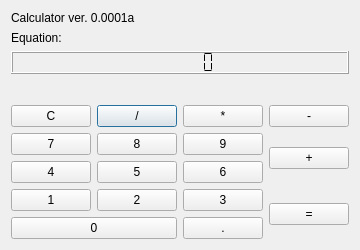
<?xml version="1.0" encoding="UTF-8"?>
<ui version="4.0">
 <class>Dialog</class>
 <widget class="QDialog" name="Dialog">
  <property name="geometry">
   <rect>
    <x>0</x>
    <y>0</y>
    <width>338</width>
    <height>250</height>
   </rect>
  </property>
  <property name="windowTitle">
   <string>Dialog</string>
  </property>
  <layout class="QVBoxLayout" name="verticalLayout">
   <item>
    <widget class="QLabel" name="lblName">
     <property name="text">
      <string>Calculator ver. 0.0001a</string>
     </property>
    </widget>
   </item>
   <item>
    <widget class="QLabel" name="lblEquation">
     <property name="text">
      <string>Equation: </string>
     </property>
    </widget>
   </item>
   <item>
    <widget class="QLCDNumber" name="lcdAnswer">
     <property name="font">
      <font>
       <weight>75</weight>
       <bold>true</bold>
      </font>
     </property>
     <property name="layoutDirection">
      <enum>Qt::LeftToRight</enum>
     </property>
     <property name="lineWidth">
      <number>1</number>
     </property>
     <property name="midLineWidth">
      <number>0</number>
     </property>
     <property name="smallDecimalPoint">
      <bool>true</bool>
     </property>
     <property name="digitCount">
      <number>6</number>
     </property>
     <property name="segmentStyle">
      <enum>QLCDNumber::Flat</enum>
     </property>
     <property name="value" stdset="0">
      <double>0.000000000000000</double>
     </property>
     <property name="intValue" stdset="0">
      <number>0</number>
     </property>
    </widget>
   </item>
   <item>
    <spacer name="verticalSpacer">
     <property name="orientation">
      <enum>Qt::Vertical</enum>
     </property>
     <property name="sizeHint" stdset="0">
      <size>
       <width>20</width>
       <height>40</height>
      </size>
     </property>
    </spacer>
   </item>
   <item>
    <layout class="QGridLayout" name="gridLayout">
     <item row="0" column="1">
      <widget class="QPushButton" name="btnDivide">
       <property name="text">
        <string>/</string>
       </property>
      </widget>
     </item>
     <item row="0" column="2">
      <widget class="QPushButton" name="btnMultiply">
       <property name="text">
        <string>*</string>
       </property>
      </widget>
     </item>
     <item row="0" column="3">
      <widget class="QPushButton" name="btnMinus">
       <property name="text">
        <string>-</string>
       </property>
      </widget>
     </item>
     <item row="1" column="0">
      <widget class="QPushButton" name="btnSeven">
       <property name="text">
        <string>7</string>
       </property>
      </widget>
     </item>
     <item row="1" column="1">
      <widget class="QPushButton" name="btnEigth">
       <property name="text">
        <string>8</string>
       </property>
      </widget>
     </item>
     <item row="1" column="2">
      <widget class="QPushButton" name="btnNine">
       <property name="text">
        <string>9</string>
       </property>
      </widget>
     </item>
     <item row="2" column="0">
      <widget class="QPushButton" name="btnFour">
       <property name="text">
        <string>4</string>
       </property>
      </widget>
     </item>
     <item row="2" column="1">
      <widget class="QPushButton" name="btnFive">
       <property name="text">
        <string>5</string>
       </property>
      </widget>
     </item>
     <item row="2" column="2">
      <widget class="QPushButton" name="btnSix">
       <property name="text">
        <string>6</string>
       </property>
      </widget>
     </item>
     <item row="3" column="0">
      <widget class="QPushButton" name="btnOne">
       <property name="text">
        <string>1</string>
       </property>
      </widget>
     </item>
     <item row="3" column="1">
      <widget class="QPushButton" name="btnTwo">
       <property name="text">
        <string>2</string>
       </property>
      </widget>
     </item>
     <item row="3" column="2">
      <widget class="QPushButton" name="btnThree">
       <property name="text">
        <string>3</string>
       </property>
      </widget>
     </item>
     <item row="4" column="0" colspan="2">
      <widget class="QPushButton" name="btnZero">
       <property name="text">
        <string>0</string>
       </property>
      </widget>
     </item>
     <item row="4" column="2">
      <widget class="QPushButton" name="btnPoint">
       <property name="text">
        <string>.</string>
       </property>
      </widget>
     </item>
     <item row="1" column="3" rowspan="2">
      <widget class="QPushButton" name="btnPlus">
       <property name="text">
        <string>+</string>
       </property>
      </widget>
     </item>
     <item row="3" column="3" rowspan="2">
      <widget class="QPushButton" name="btnEqual">
       <property name="text">
        <string>=</string>
       </property>
      </widget>
     </item>
     <item row="0" column="0">
      <widget class="QPushButton" name="btnClear">
       <property name="text">
        <string>C</string>
       </property>
      </widget>
     </item>
    </layout>
   </item>
  </layout>
 </widget>
 <resources/>
 <connections/>
</ui>
